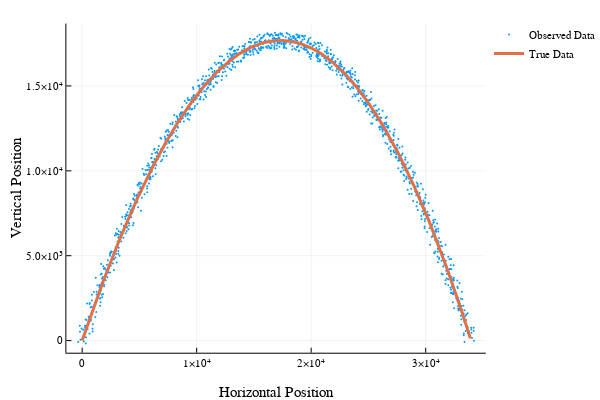

Notebook cell for this chart:
### Markdown cell above
### Ploting both the observed data and true data for position $(s_x(k), s_y(k))$

### Code cell
plot(YOut[1,:],YOut[2,:],  label="Observed Data",  xlabel="Horizontal Position",ylabel="Vertical Position",markersize=1,markerstrokewidth=0,t=[:scatter])
plot!(XTOut[1,:],XTOut[2,:], label="True Data",linewidth=3)

### Figure 1 — Plotly figure (JSON) as saved in the notebook; plotly's stock layout.template omitted (floating-point values rounded to 4 significant figures; data arrays with more than 128 entries replaced by an {"elided": "..."} marker saying what was removed)
{"data": [{"colorbar": {"title": ""}, "hoverinfo": "text", "legendgroup": "Observed Data", "marker": {"color": "rgba(0, 154, 250, 1.000)", "line": {"color": "rgba(0, 0, 0, 1.000)", "width": 0}, "size": 2, "symbol": "circle"}, "mode": "markers", "name": "Observed Data", "showlegend": true, "text": {"elided": "1200 null values"}, "type": "scatter", "x": {"elided": "1200 float values"}, "xaxis": "x1", "y": {"elided": "1200 float values"}, "yaxis": "y1", "zmax": null, "zmin": null}, {"colorbar": {"title": ""}, "hoverinfo": "text", "legendgroup": "True Data", "line": {"color": "rgba(227, 111, 71, 1.000)", "dash": "solid", "shape": "linear", "width": 3}, "mode": "lines", "name": "True Data", "showlegend": true, "text": {"elided": "1200 null values"}, "type": "scatter", "x": {"elided": "1200 float values"}, "xaxis": "x1", "y": {"elided": "1200 float values"}, "yaxis": "y1", "zmax": null, "zmin": null}], "layout": {"annotations": [], "height": 400, "legend": {"bgcolor": "rgba(255, 255, 255, 1.000)", "bordercolor": "rgba(0, 0, 0, 1.000)", "font": {"color": "rgba(0, 0, 0, 1.000)", "family": "sans-serif", "size": 11}, "tracegroupgap": 0, "x": 1, "y": 1}, "margin": {"b": 20, "l": 0, "r": 0, "t": 20}, "paper_bgcolor": "rgba(255, 255, 255, 1.000)", "plot_bgcolor": "rgba(255, 255, 255, 1.000)", "showlegend": true, "width": 600, "xaxis": {"anchor": "y1", "domain": [0.1357, 0.9934], "gridcolor": "rgba(0, 0, 0, 0.100)", "gridwidth": 0.5, "linecolor": "rgba(0, 0, 0, 1.000)", "mirror": false, "range": [-1380.0, 35250.0], "showgrid": true, "showline": true, "showticklabels": true, "tickangle": 0, "tickcolor": "rgb(0, 0, 0)", "tickfont": {"color": "rgba(0, 0, 0, 1.000)", "family": "sans-serif", "size": 11}, "tickmode": "array", "ticks": "inside", "ticktext": ["0", "1×10⁴", "2×10⁴", "3×10⁴"], "tickvals": [0, 10000, 20000, 30000], "title": "Horizontal Position", "titlefont": {"color": "rgba(0, 0, 0, 1.000)", "family": "sans-serif", "size": 15}, "type": "-", "visible": true, "zeroline": false, "zerolinecolor": "rgba(0, 0, 0, 1.000)"}, "yaxis": {"anchor": "x1", "domain": [0.07581, 0.9902], "gridcolor": "rgba(0, 0, 0, 0.100)", "gridwidth": 0.5, "linecolor": "rgba(0, 0, 0, 1.000)", "mirror": false, "range": [-714.0, 18670.0], "showgrid": true, "showline": true, "showticklabels": true, "tickangle": 0, "tickcolor": "rgb(0, 0, 0)", "tickfont": {"color": "rgba(0, 0, 0, 1.000)", "family": "sans-serif", "size": 11}, "tickmode": "array", "ticks": "inside", "ticktext": ["0", "5.0×10³", "1.0×10⁴", "1.5×10⁴"], "tickvals": [0, 5000, 10000, 15000], "title": "Vertical Position", "titlefont": {"color": "rgba(0, 0, 0, 1.000)", "family": "sans-serif", "size": 15}, "type": "-", "visible": true, "zeroline": false, "zerolinecolor": "rgba(0, 0, 0, 1.000)"}}}
